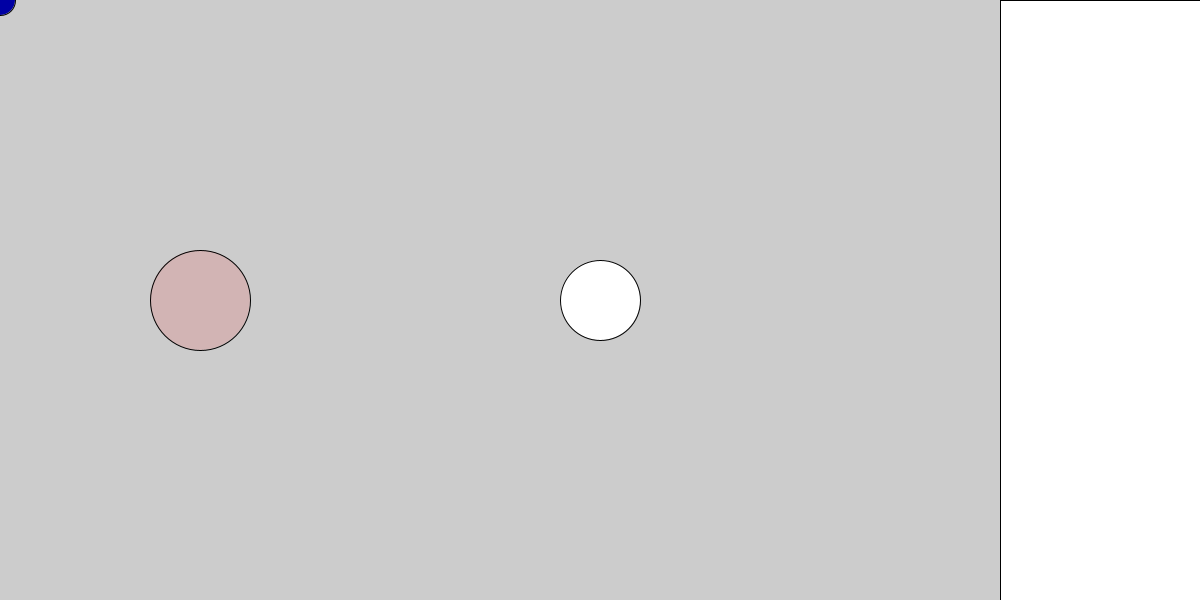
Frame 1 (no input)
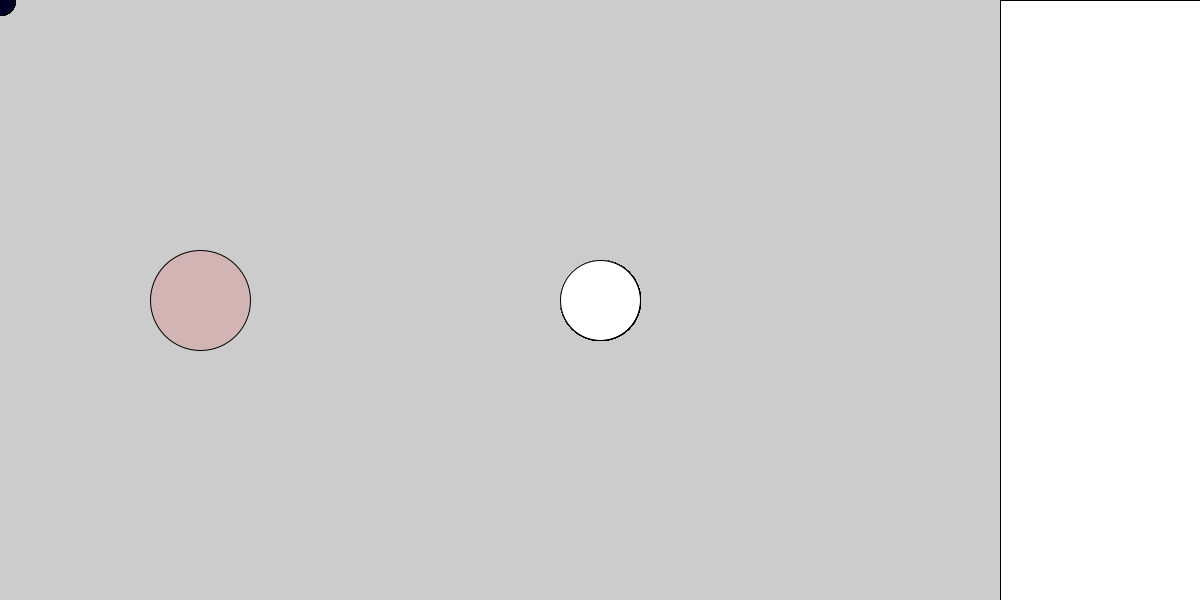
Frame 60 (the mouse pressed at the canvas centre just before this capture)
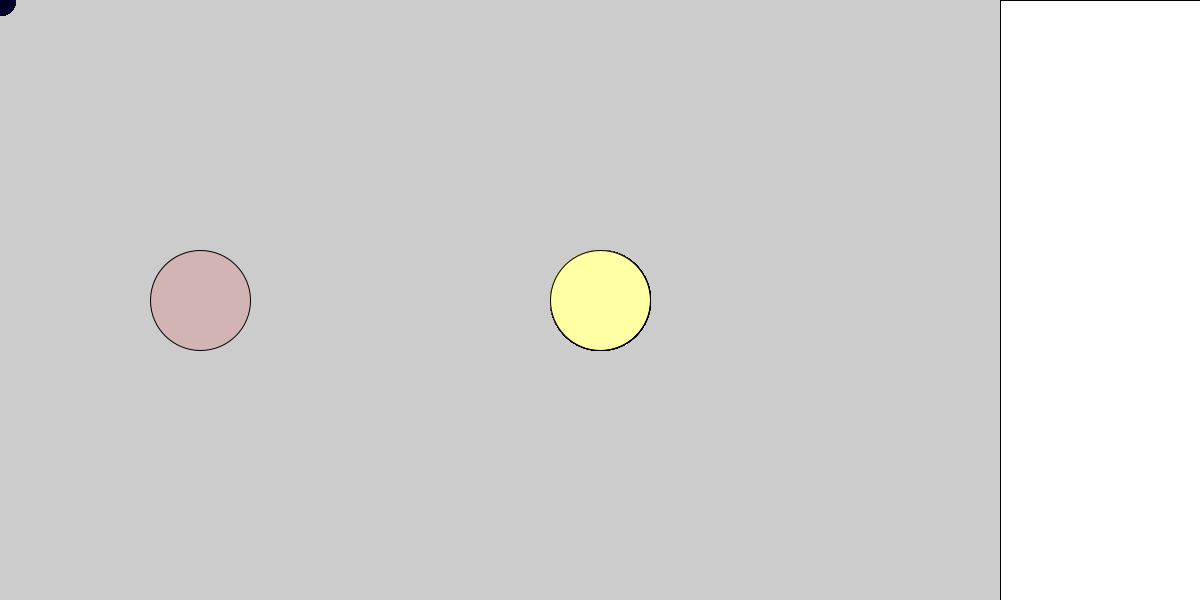
Frame 120 (the mouse held since frame 60 and released just before this capture)

The Processing sketch that drew these frames (run headless with seeded random() and noise(); from frame 60 on, the mouse is pressed at the canvas centre):

// Processing sketch: sketch_140403
// ── sketch_140403.pde

// wird einmal zum Programmstart ausgeführt
void setup(){
  size(1200, 600);
  frameRate(30);
  smooth();
  
  fill(255, 0, 0, 30);
  ellipse(200, 300, 100, 100);
}

// wird immer wieder (in der festgelegten frameRate) ausgeführt
void draw(){
  
  
  // zufälig auf sketch positioniertes rechteck
  // fill(random(255), random(255), random(255));
  // rectMode(CENTER);
  // rect(random(width), random(height), 80, 80);
  
  // rechteck an rechter siete positioniert
  fill(255);
  rectMode(CORNER);  
  rect(width - 200, 0, 200, height);
  
  // ellipse mittig positioniert
  ellipse(width/2, height/2, 80, 80);
  
  
  // ellipse an mousePosition
  
  if(mousePressed == true){
    fill(mouseX, mouseY, random(255));
    ellipse(mouseX, mouseY, 100, 100);
  } else if(keyPressed == true){
    fill(mouseX, mouseY, random(255));
    ellipse(mouseX, mouseY, 1000, 1000);
  } else{
    fill(mouseX, mouseY, random(255));
    ellipse(mouseX, mouseY, 30, 30);
  }
}
